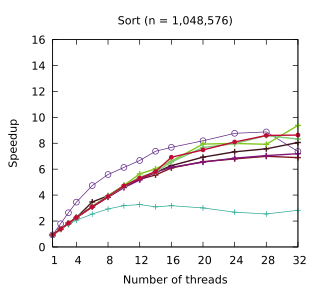

This figure's gnuplot source:
set title "Sort (n = 1,048,576)"
set terminal pdf size 3.2,2.9
set output "./results/Sort_n___1,048,576.pdf"
set key off
set xrange [1:32]
set xtics (1, 4, 8, 12, 16, 20, 24, 28, 32)
set xlabel "Number of threads"
set yrange [0:16]
set ylabel "Speedup"
plot './results/Sort_n___1,048,576.dat' using 1:2 title "Sequential partition" pointsize 0.7 lw 1 pt 1 linecolor rgb "#24A793" with linespoints, \
  './results/Sort_n___1,048,576.dat' using 1:3 title "Work stealing" pointsize 0.7 lw 1 pt 6 linecolor rgb "#5B2182" with linespoints, \
  './results/Sort_n___1,048,576.dat' using 1:4 title "Multi-atomics 64 1 1" pointsize 0.7 lw 2 pt 1 linecolor rgb "#80141E" with linespoints, \
  './results/Sort_n___1,048,576.dat' using 1:5 title "Multi-atomics 64 10 1" pointsize 0.7 lw 2 pt 1 linecolor rgb "#80C81E" with linespoints, \
  './results/Sort_n___1,048,576.dat' using 1:6 title "Multi-atomics 64 1 4" pointsize 0.7 lw 2 pt 1 linecolor rgb "#801478" with linespoints, \
  './results/Sort_n___1,048,576.dat' using 1:7 title "WorkAssisting 1" pointsize 0.4 lw 2 pt 7 linecolor rgb "#320A35" with linespoints, \
  './results/Sort_n___1,048,576.dat' using 1:8 title "WorkAssisting 4" pointsize 0.4 lw 2 pt 7 linecolor rgb "#C80A35" with linespoints
